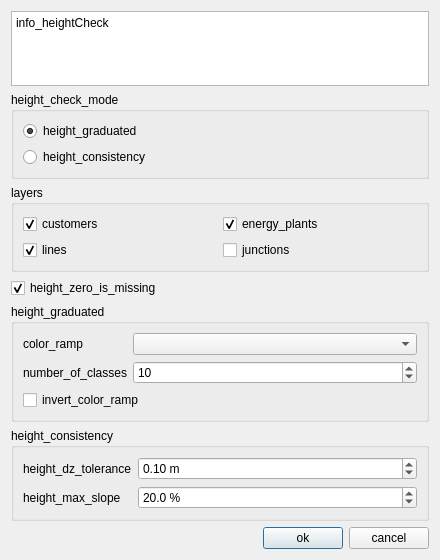
<?xml version="1.0" encoding="UTF-8"?>
<ui version="4.0">
 <class>HeightCheckDialog</class>
 <widget class="QDialog" name="HeightCheckDialog">
  <property name="geometry">
   <rect>
    <x>0</x>
    <y>0</y>
    <width>440</width>
    <height>560</height>
   </rect>
  </property>
  <property name="windowTitle">
   <string>height_check</string>
  </property>
  <layout class="QVBoxLayout" name="verticalLayout">
   <item>
    <widget class="QTextEdit" name="info_heightCheck">
     <property name="sizePolicy">
      <sizepolicy hsizetype="Expanding" vsizetype="Expanding">
       <horstretch>0</horstretch>
       <verstretch>0</verstretch>
      </sizepolicy>
     </property>
     <property name="readOnly">
      <bool>true</bool>
     </property>
     <property name="plainText">
      <string>info_heightCheck</string>
     </property>
    </widget>
   </item>
   <item>
    <widget class="QGroupBox" name="groupBox_mode">
     <property name="title">
      <string>height_check_mode</string>
     </property>
     <layout class="QVBoxLayout" name="verticalLayout_mode">
      <item>
       <widget class="QRadioButton" name="radioButton_graduated">
        <property name="text">
         <string>height_graduated</string>
        </property>
        <property name="checked">
         <bool>true</bool>
        </property>
       </widget>
      </item>
      <item>
       <widget class="QRadioButton" name="radioButton_consistency">
        <property name="text">
         <string>height_consistency</string>
        </property>
       </widget>
      </item>
     </layout>
    </widget>
   </item>
   <item>
    <widget class="QGroupBox" name="groupBox_layers">
     <property name="title">
      <string>layers</string>
     </property>
     <layout class="QGridLayout" name="gridLayout_layers">
      <item row="0" column="0">
       <widget class="QCheckBox" name="checkBox_customers">
        <property name="text">
         <string>customers</string>
        </property>
        <property name="checked">
         <bool>true</bool>
        </property>
       </widget>
      </item>
      <item row="0" column="1">
       <widget class="QCheckBox" name="checkBox_energy_plants">
        <property name="text">
         <string>energy_plants</string>
        </property>
        <property name="checked">
         <bool>true</bool>
        </property>
       </widget>
      </item>
      <item row="1" column="0">
       <widget class="QCheckBox" name="checkBox_lines">
        <property name="text">
         <string>lines</string>
        </property>
        <property name="checked">
         <bool>true</bool>
        </property>
       </widget>
      </item>
      <item row="1" column="1">
       <widget class="QCheckBox" name="checkBox_junctions">
        <property name="text">
         <string>junctions</string>
        </property>
       </widget>
      </item>
     </layout>
    </widget>
   </item>
   <item>
    <widget class="QCheckBox" name="checkBox_zeroMissing">
     <property name="text">
      <string>height_zero_is_missing</string>
     </property>
     <property name="checked">
      <bool>true</bool>
     </property>
    </widget>
   </item>
   <item>
    <widget class="QGroupBox" name="groupBox_graduated">
     <property name="title">
      <string>height_graduated</string>
     </property>
     <layout class="QFormLayout" name="formLayout_graduated">
      <item row="0" column="0">
       <widget class="QLabel" name="label_colorRamp">
        <property name="text">
         <string>color_ramp</string>
        </property>
       </widget>
      </item>
      <item row="0" column="1">
       <widget class="QComboBox" name="comboBox_colorRamp"/>
      </item>
      <item row="1" column="0">
       <widget class="QLabel" name="label_classes">
        <property name="text">
         <string>number_of_classes</string>
        </property>
       </widget>
      </item>
      <item row="1" column="1">
       <widget class="QSpinBox" name="spinBox_classes">
        <property name="minimum">
         <number>2</number>
        </property>
        <property name="maximum">
         <number>50</number>
        </property>
        <property name="value">
         <number>10</number>
        </property>
       </widget>
      </item>
      <item row="2" column="0" colspan="2">
       <widget class="QCheckBox" name="checkBox_invertRamp">
        <property name="text">
         <string>invert_color_ramp</string>
        </property>
       </widget>
      </item>
     </layout>
    </widget>
   </item>
   <item>
    <widget class="QGroupBox" name="groupBox_consistency">
     <property name="title">
      <string>height_consistency</string>
     </property>
     <layout class="QFormLayout" name="formLayout_consistency">
      <item row="0" column="0">
       <widget class="QLabel" name="label_dzTolerance">
        <property name="text">
         <string>height_dz_tolerance</string>
        </property>
       </widget>
      </item>
      <item row="0" column="1">
       <widget class="QDoubleSpinBox" name="spinBox_dzTolerance">
        <property name="suffix">
         <string> m</string>
        </property>
        <property name="decimals">
         <number>2</number>
        </property>
        <property name="maximum">
         <double>1000.000000000000000</double>
        </property>
        <property name="singleStep">
         <double>0.100000000000000</double>
        </property>
        <property name="value">
         <double>0.100000000000000</double>
        </property>
       </widget>
      </item>
      <item row="1" column="0">
       <widget class="QLabel" name="label_maxSlope">
        <property name="text">
         <string>height_max_slope</string>
        </property>
       </widget>
      </item>
      <item row="1" column="1">
       <widget class="QDoubleSpinBox" name="spinBox_maxSlope">
        <property name="suffix">
         <string> %</string>
        </property>
        <property name="decimals">
         <number>1</number>
        </property>
        <property name="maximum">
         <double>1000.000000000000000</double>
        </property>
        <property name="value">
         <double>20.000000000000000</double>
        </property>
       </widget>
      </item>
     </layout>
    </widget>
   </item>
   <item>
    <layout class="QHBoxLayout" name="horizontalLayout_buttons">
     <item>
      <spacer name="horizontalSpacer">
       <property name="orientation">
        <enum>Qt::Horizontal</enum>
       </property>
       <property name="sizeHint" stdset="0">
        <size>
         <width>40</width>
         <height>20</height>
        </size>
       </property>
      </spacer>
     </item>
     <item>
      <widget class="QPushButton" name="btn_ok">
       <property name="text">
        <string>ok</string>
       </property>
       <property name="default">
        <bool>true</bool>
       </property>
      </widget>
     </item>
     <item>
      <widget class="QPushButton" name="btn_cancel">
       <property name="text">
        <string>cancel</string>
       </property>
      </widget>
     </item>
    </layout>
   </item>
  </layout>
 </widget>
 <resources/>
 <connections/>
</ui>
